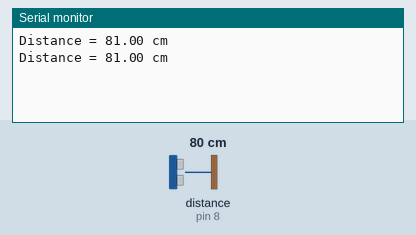
The sketch below on a simulated Arduino Uno, built with avr-gcc and run on an emulated ATmega328P. On the bench: the last lines printed to the serial monitor. The test bench sets the inputs (shaded band); at power-on: distance to the obstacle (sensor on pin 8) 80 cm. The echo pulse lasts 58.3 µs per cm.

Above: at 1.8 s.
1.9 s: distance to the obstacle (sensor on pin 8) set to 4 cm
At 2.8 s:
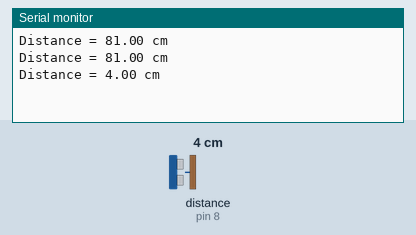
3.4 s: distance to the obstacle (sensor on pin 8) set to 2 cm
At 4.5 s:
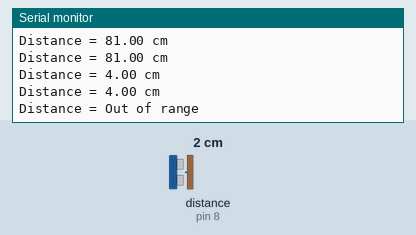

The sketch:

09_DistancetSensor.ino
```cpp
#include <NewPing.h>

int trigPin = 7;
int echoPin = 8;
float maxDistance = 400.0;
float distance;

NewPing sonar(trigPin, echoPin, maxDistance);

void setup() {
  // put your setup code here, to run once:
  Serial.begin(9600);
}

void loop() {
  // put your main code here, to run repeatedly:
  distance = sonar.ping_cm();

  // Send results to Serial Monitor
  Serial.print("Distance = ");

  if (distance >= 400 || distance <= 2)
  {
    Serial.println("Out of range");
  }
  else
  {
    Serial.print(distance);
    Serial.println(" cm");
  }
  delay(1000);
}
```

Measured:
- the behaviour switches between 3 and 2 cm on distance to the obstacle (sensor on pin 8) (found by bisection; images 1 and 2)
- after the input at 1.9 s, the serial monitor: prints a new line after 0.11 s (image 1)
- after the input at 3.4 s, the serial monitor: prints a new line after 0.62 s (image 2)
